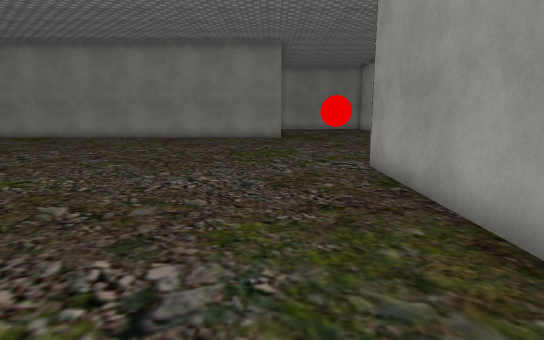
view 1 (above)

21 first-person views from a walk through a Unity game level. The camera is 1.4 m above the floor, tilts 10° down and sees 80° across. The floor is counted in squares, 1 m on a side. Each view is taken from the middle of a square. On the plan, view 1 faces up. The plan holds only what a view shows up to about 15 squares ahead; the rest is blank. The place goes on beyond the plan. Some animated figures are left out. Some surface patterns are stand-ins.

view 2
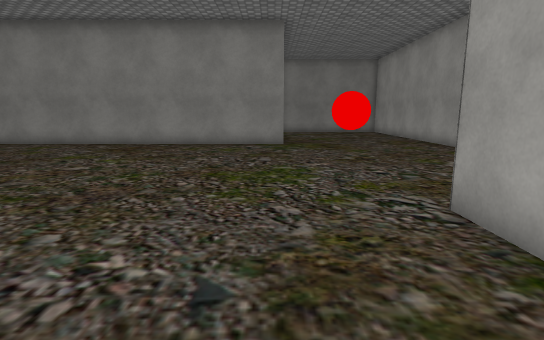

view 3
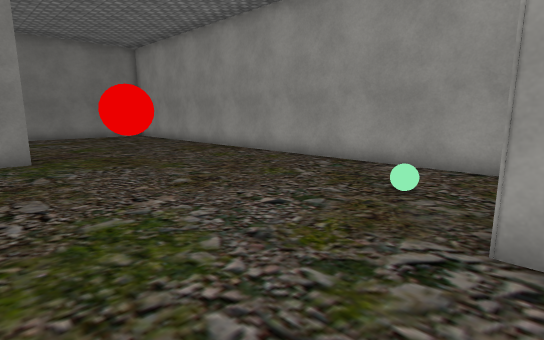

view 4
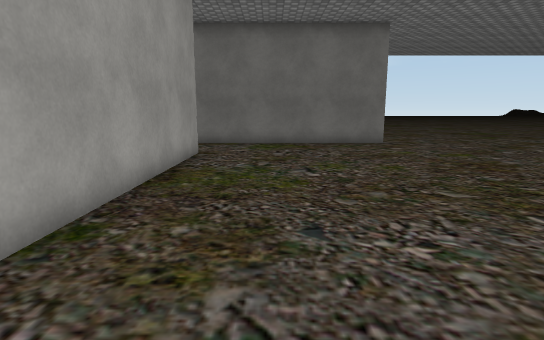

view 5
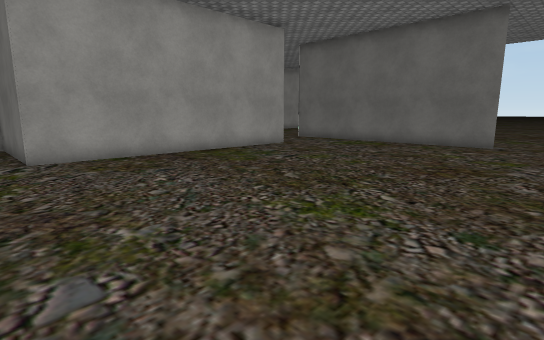

view 6
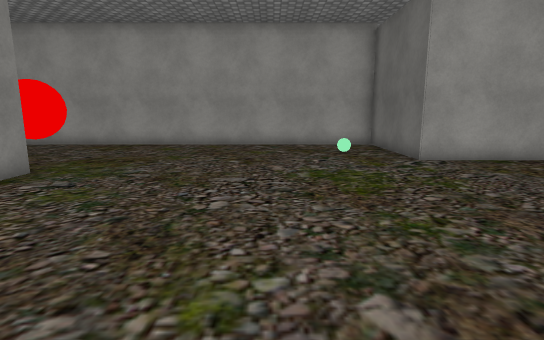

view 7
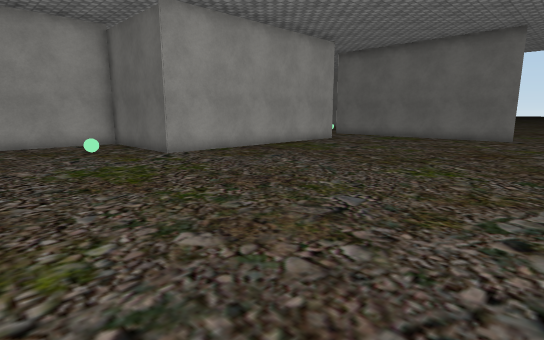

view 8
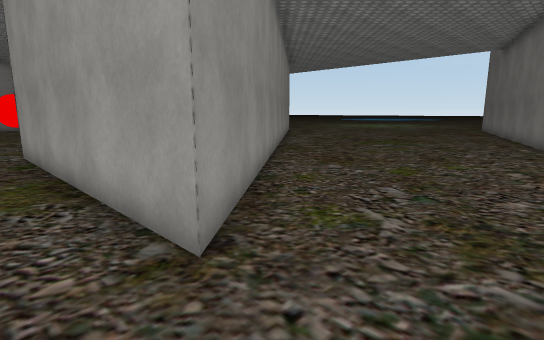

view 9
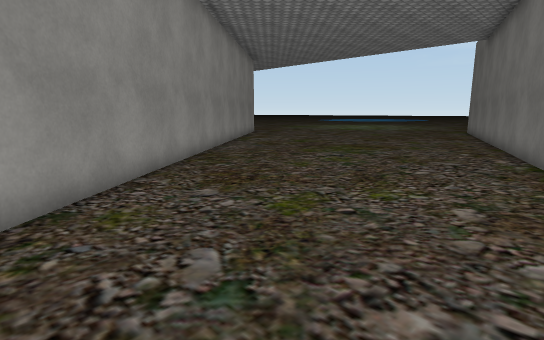

view 10
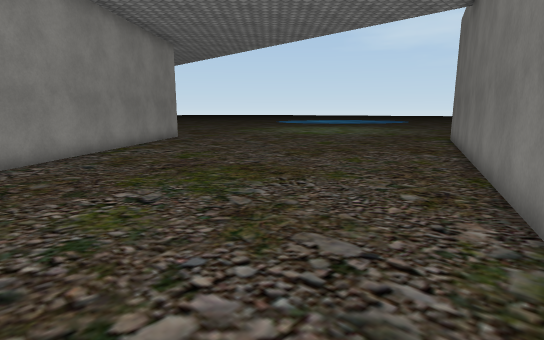

view 11
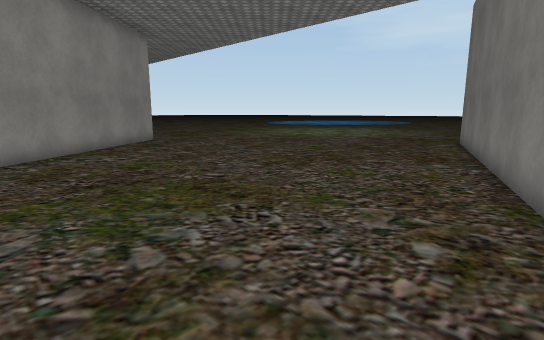

view 12
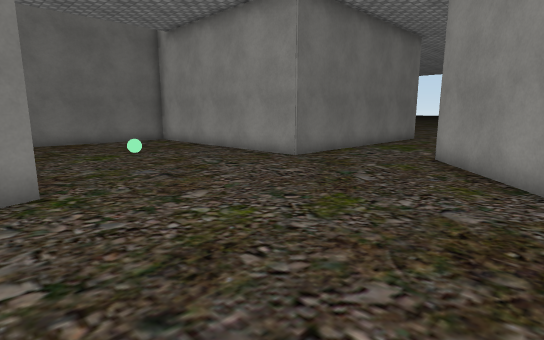

view 13
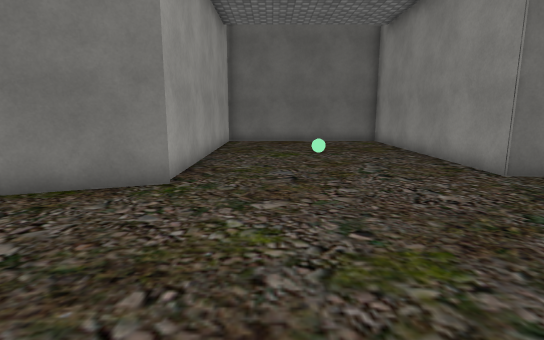

view 14
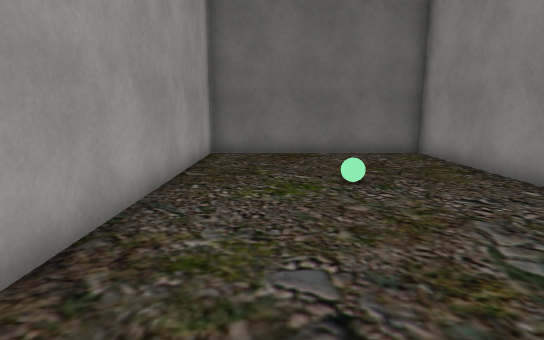

view 15
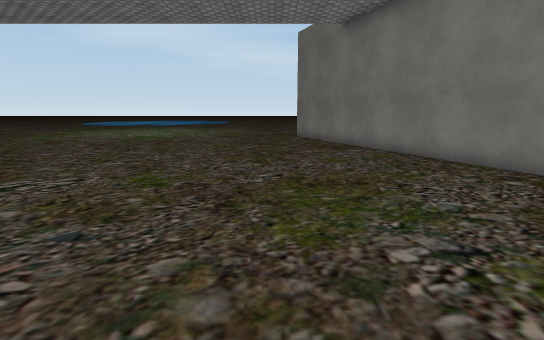

view 16
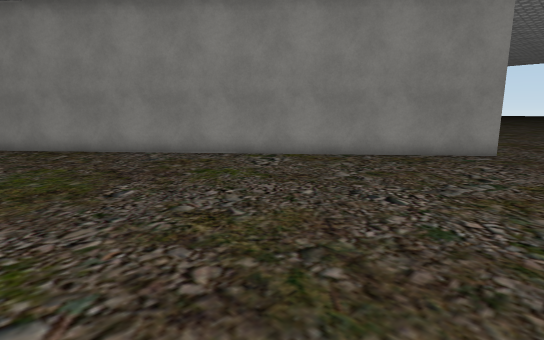

view 17
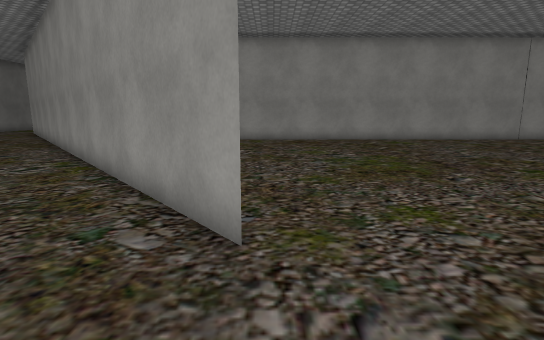

view 18
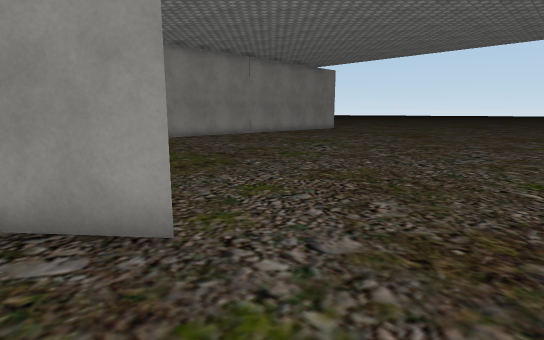

view 19
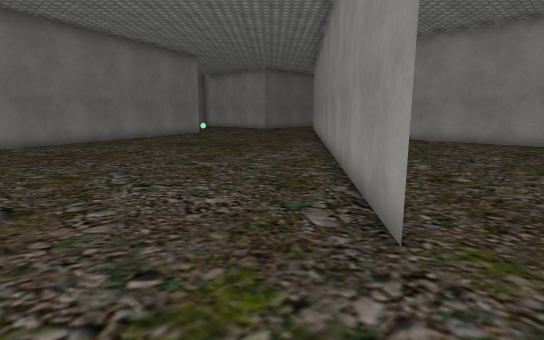

view 20
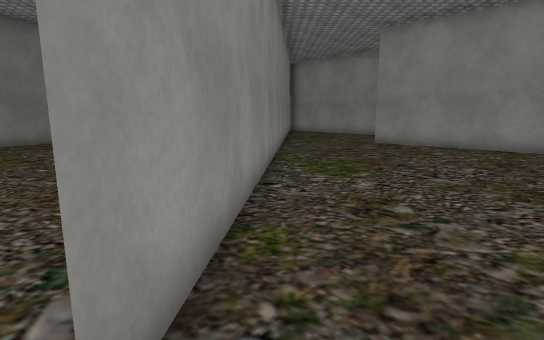

view 21
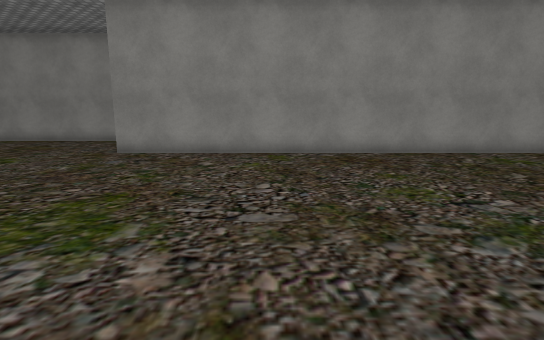

### Floor plan
Points are (right, up) in squares from view 1. A wall is a line through its corners. A room is listed if a view was taken in it or the views show most of it. See-through windows are left out.
Room 1 (views 1, 2, 3, 4, 5, 6, 7, 8)
walls: (0.6, 18.7) (-8.5, 18.7); (2.6, -1.4) (2.6, 8.6) (7.6, 8.6) (7.6, 23.5); (-5.2, -5.1) (1.5, -5.1)
ways out: opening at (2.7, -3) to room 2; opening at (-7, -6)
objects: red ball (3, 20) to (5, 22); green ball (5, 10)
Room 2 (views 9, 10, 11, 12, 13, 14, 15, 16)
walls: (12, -4.4) (25.6, 0.6); (1.5, -5.1) (4.8, -5.1) (4.8, -14.4) (12.2, -14.4) (12.2, -4.6); (21.8, 14.7) (2.6, -1.4)
ways out: opening at (2.7, -3) to room 1; opening at (24, 12.3) to room 3
objects: green ball (8, -10)
Room 3 (views 17, 18, 19, 20, 21)
walls: (11, 5.6) (21.8, 14.7); (7.6, 23.5) (7.6, 8.5)
ways out: opening at (24, 12.3) to room 2

Where each view was taken, in squares from view 1:
view 1: 0 up, 0 right, facing up
view 2: 4 up, 0 right, facing up
view 3: 8 up, 1 left, facing up-right
view 4: 10 up, 0 right, facing down
view 5: 10 up, 8 left, facing down-right
view 6: 13 up, 7 left, facing right
view 7: 14 up, 8 left, facing down-right
view 8: 4 down, 1 right, facing up-right
view 9: 4 down, 5 right, facing up-right
view 10: 3 down, 12 right, facing up-right
view 11: 2 down, 14 right, facing up-right
view 12: 2 up, 13 right, facing down-left
view 13: 2 up, 10 right, facing down
view 14: 3 down, 10 right, facing down
view 15: 4 up, 11 right, facing right
view 16: 2 up, 24 right, facing up-left
view 17: 15 up, 25 right, facing left
view 18: 13 up, 25 right, facing up-left
view 19: 16 up, 25 right, facing down-left
view 20: 16 up, 22 right, facing down-left
view 21: 14 up, 19 right, facing left
